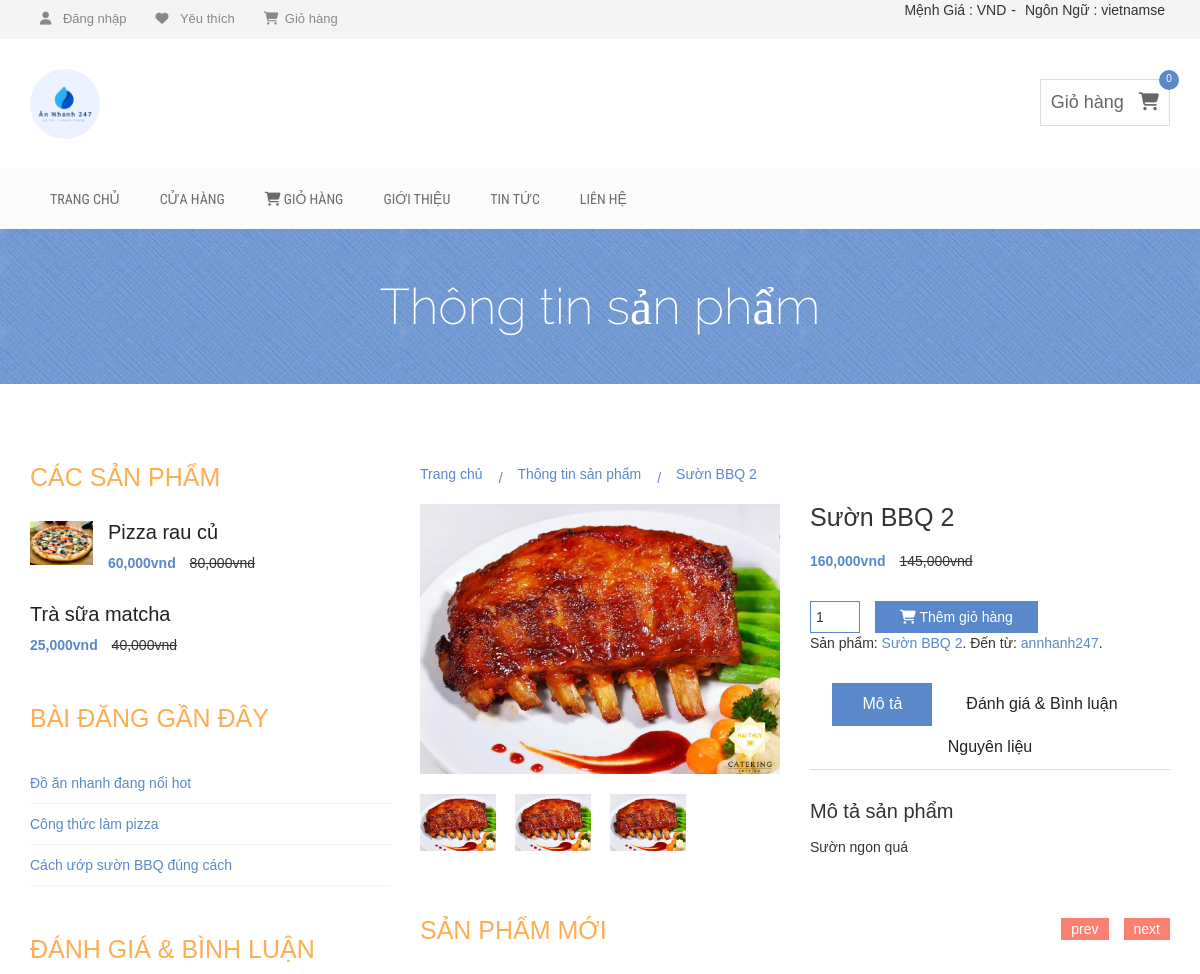
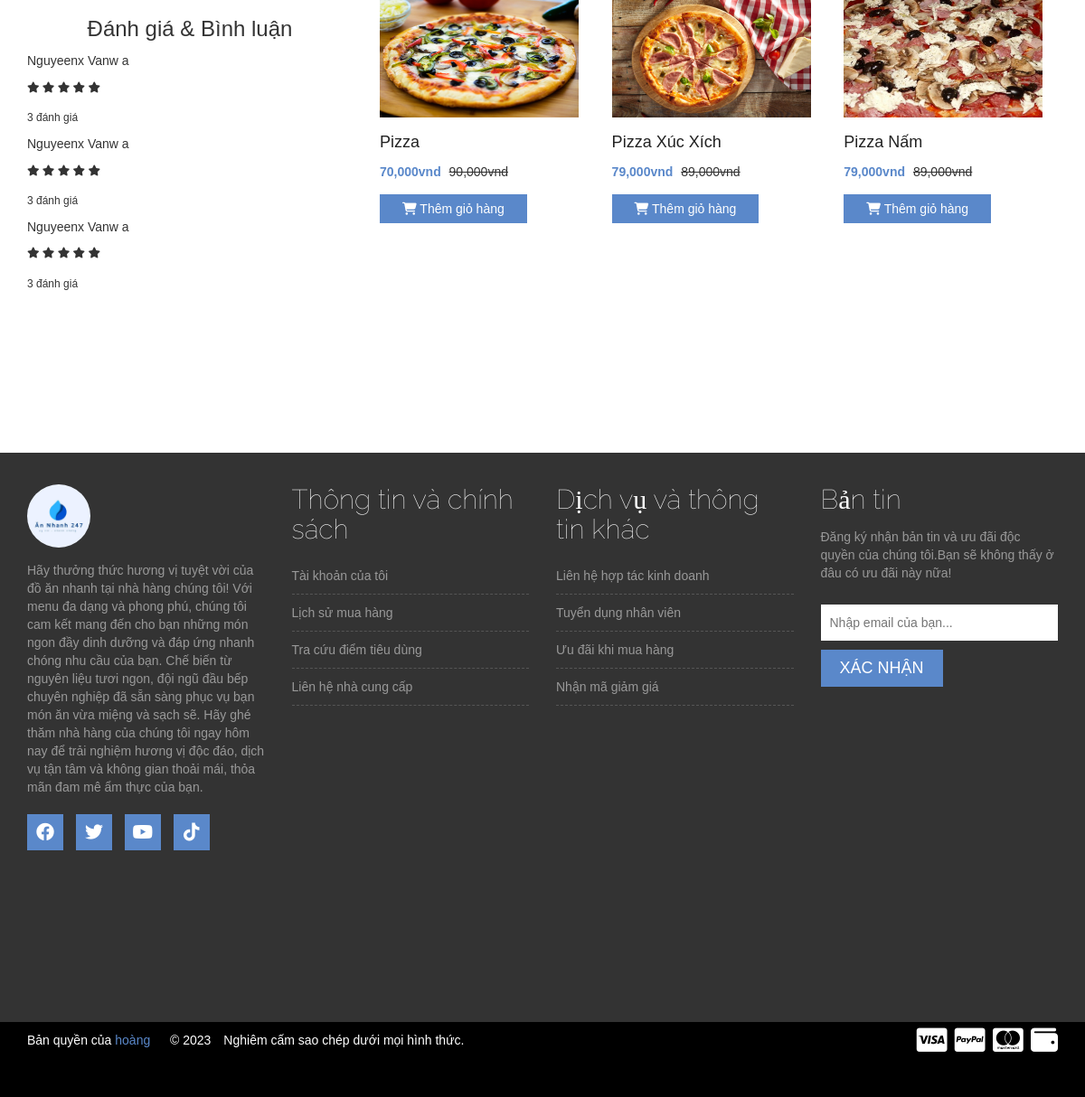
Screenshot of /client/index.php?controller=chitietsanpham&id=7 with the database file from the repository (2 pictures, top to bottom).
### tables this page shows
CREATE TABLE `binhluan_danhgia` (
  `id` int(11) NOT NULL,
  `khachhang_id` int(11) DEFAULT NULL,
  `sanpham_id` int(11) DEFAULT NULL,
  `danhgia` varchar(30) DEFAULT NULL,
  `noidungbinhluan` varchar(500) DEFAULT NULL
);

CREATE TABLE `sanpham` (
  `id` int(11) NOT NULL,
  `nhacungcap_id` int(11) DEFAULT NULL,
  `danhmuc_id` int(11) DEFAULT NULL,
  `tensanpham` varchar(50) DEFAULT NULL,
  `anhsanpham` varchar(50) DEFAULT NULL,
  `giamoi` decimal(15,2) DEFAULT NULL,
  `giacu` decimal(15,2) DEFAULT NULL,
  `soluong` int(11) DEFAULT NULL,
  `mota` varchar(500) DEFAULT NULL,
  `ngaythemsanpham` timestamp NOT NULL DEFAULT current_timestamp()
);

### client/view/V_chitietsanpham.php (the view, shortened to what the rows shown need)
<!DOCTYPE html>
<html lang="vi">
<head>
    <link rel="stylesheet" href="css/bootstrap.min.css">
    <link rel="stylesheet" href="css/font-awesome.min.css">
    <link rel="stylesheet" href="https://cdnjs.cloudflare.com/ajax/libs/font-awesome/6.3.0/css/all.min.css">
    <link rel="stylesheet" href="css/owl.carousel.css">
    <link rel="stylesheet" href="css/style.css">
    <link rel="stylesheet" href="css/responsive.css">
</head>
<body>
    <div class="site-branding-area">
        <div class="container">
            <div class="row">
                <div class="col-sm-6">
                    <div class="logo">
                        <h1><a href="#"><img style="width: 70px; border-radius: 50%;" src="img/logo_annhanh.jpg"></a></h1>
                    </div>
                </div>
            </div>
        </div>
    </div>
    <div class="product-big-title-area">
        <div class="container">
            <div class="row">
                <div class="col-md-12">
                    <div class="product-bit-title text-center">
                        <h2>Thông tin sản phẩm</h2>
                    </div>
                </div>
            </div>
        </div>
    </div>
    <div class="single-product-area">
        <div class="container">
            <div class="row">
                <div class="col-md-4">
                    <div class="single-sidebar">
                        <h2 class="sidebar-title">Các sản phẩm</h2>
                        <div class="thubmnail-recent">
                            <h2><a style="text-decoration: none;" href="#">Pizza rau củ</a></h2>
                        </div>
                        <div class="thubmnail-recent">
                            <h2><a style="text-decoration: none;" href="#">Trà sữa matcha</a></h2>
                        </div>
                    </div>
                    <div class="single-sidebar">
                        <h2 class="sidebar-title">Bài đăng gần đây</h2>
                    </div>
                    <div class="single-sidebar">
                        <h2 class="sidebar-title">Đánh giá & Bình luận</h2>
                        <ul>
                            <?php
                            foreach ($danhgiabinhluan as $key => $value) { ?>
                                <div>
                                    <h5>Nguyeenx Vanw a</h5>
                                    <h6>
                                        <i class="fa-solid fa-star"></i>
                                        <i class="fa-solid fa-star"></i>
                                        <i class="fa-solid fa-star"></i>
                                        <i class="fa-solid fa-star"></i>
                                        <i class="fa-solid fa-star"></i>
                                        <?php
                                        $tongdg = 0;
                                        foreach ($danhgiabinhluan as $key => $value) {
                                            $tongdg = count($danhgiabinhluan);
                                        }
                                        ?>
                                        <p style="padding-top: 20px;"><?php echo $tongdg ?> đánh giá</p>
                                    </h6>
                                </div>
                            <?php } ?>
                        </ul>
                    </div>
                </div>
                <div class="col-md-8">
                    <div class="product-content-right">
                        <div class="product-breadcroumb">
                            <a style="text-decoration: none;" href="?controller=trangchu">Trang chủ</a>
                            <a style="text-decoration: none;" href="#">Thông tin sản phẩm</a>
                            <a style="text-decoration: none;" href><?php echo $sanpham[0]['tensanpham'] ?></a>
                        </div>
                        <div class="row">
                            <div class="col-sm-6">
                                <div class="product-images">
                                    <div class="product-main-img">
                                        <img src="<?php echo $sanpham[0]['anhsanpham'] ?>" alt>
                                    </div>
                                    <div class="product-gallery">
                                        <img src="<?php echo $sanpham[0]['anhsanpham'] ?>" alt>
                                        <img src="<?php echo $sanpham[0]['anhsanpham'] ?>" alt>
                                        <img src="<?php echo $sanpham[0]['anhsanpham'] ?>" alt>
                                    </div>
                                </div>
                            </div>
                            <div class="col-sm-6">
                                <div class="product-inner">
                                    <?php
                                    foreach ($sanpham as $key => $value) { ?>
                                        <h2 class="product-name"><?php echo $sanpham[0]['tensanpham'] ?></h2>
                                        <div class="product-inner-price">
                                            <ins><?php echo number_format($sanpham[0]['giamoi']) ?>vnd</ins> <del><?php echo number_format($sanpham[0]['giacu']) ?>vnd</del>
                                        </div>
                                        <form action class="cart">
                                            <div class="quantity" style="margin-top: 5px;">
                                                <input type="number" size="4" class="input-text qty text" title="Qty" value="1" name="quantity" min="1" max="10" step="1">
                                            </div>
                                        </form>
                                        <a style="margin-top: 5px;" class="add_to_cart_button" href="?controller=themgiohang&id=<?php echo $value['id'] ?>"><i class="fa-sharp fa-solid fa-cart-shopping"></i>
                                            Thêm giỏ hàng</a>
                                        <div class="product-inner-category">
                                            <p>Sản phẩm: <a style="text-decoration: none;" href="#"><?php echo $sanpham[0]['tensanpham'] ?></a>.
                                                Đến từ: <a style="text-decoration: none;" href="#">annhanh247</a>.
                                            </p>
                                        </div>
                                    <?php } ?>
                                    <div role="tabpanel">
                                        <ul class="product-tab" role="tablist">
                                        </ul>
                                        <div class="tab-content">
                                            <div role="tabpanel" class="tab-pane fade in active" id="home">
                                                <h2>Mô tả sản phẩm</h2>
                                                <?php
                                                foreach ($sanpham as $key => $value) { ?>
                                                    <p><?php echo $sanpham[0]['mota'] ?></p>
                                                <?php } ?>
                                            </div>
                                        </div>
                                    </div>
                                </div>
                            </div>
                        </div>
                        <div class="related-products-wrapper">
                            <h2 class="related-products-title">Sản phẩm mới</h2>
                            <div class="related-products-carousel">
                                <?php
                                foreach ($pizza as $key => $value) { ?>
                                    <div class="single-product">
                                        <div class="product-f-image">
                                            <a href="?controller=chitietsanpham&id=<?php echo $value['id'] ?>"><img style="width: 220px; height: 130px;" src="<?php echo $value['anhsanpham']; ?>" alt="anh"></a>
                                        </div>
                                        <h2><a href="?controller=chitietsanpham&id=<?php echo $value['id'] ?>"><?php echo $value['tensanpham']; ?></a></h2>
                                        <div class="product-carousel-price">
                                            <ins><?php echo number_format($value['giamoi']) ?>vnd</ins> <del><?php echo number_format($value['giacu']) ?>vnd</del>
                                        </div>
                                        <div class="product-option-shop">
                                            <a class="add_to_cart_button" data-quantity="1" data-product_sku data-product_id="70" rel="nofollow" href="?controller=themgiohang&id=<?php echo $value['id'] ?>"><i class="fa-sharp fa-solid fa-cart-shopping"></i>
                                                Thêm giỏ hàng</a>
                                        </div>
                                    </div>
                                <?php } ?>
                            </div>
                        </div>
                    </div>
                </div>
            </div>
        </div>
    </div>
    <div class="footer-top-area">
        <div class="container">
            <div class="row">
                <div class="col-md-3 col-sm-6">
                    <div class="footer-about-us">
                        <h2><img style="width: 70px; border-radius: 50%;" src="img/logo_annhanh.jpg"></h2>
                    </div>
                </div>
                <div class="col-md-3 col-sm-6">
                    <div class="footer-menu">
                        <h2 class="footer-wid-title">Thông tin và chính
                            sách
                        </h2>
                    </div>
                </div>
                <div class="col-md-3 col-sm-6">
                    <div class="footer-menu">
                        <h2 class="footer-wid-title">Dịch vụ và thông
                            tin
                            khác</h2>
                    </div>
                </div>
                <div class="col-md-3 col-sm-6">
                    <div class="footer-newsletter">
                        <h2 class="footer-wid-title">Bản tin</h2>
                        <br>
                    </div>
                </div>
            </div>
        </div>
    </div>
</body>
</html>

### rows the page displays
binhluan_danhgia: tongdg "3"
binhluan_danhgia: tongdg "3"
binhluan_danhgia: tongdg "3"
sanpham: tensanpham "Sườn BBQ 2", anhsanpham (picture), giamoi "160,000", giacu "145,000", mota "Sườn ngon quá"
sanpham: anhsanpham (picture), tensanpham "Pizza", giamoi "70,000", giacu "90,000"
sanpham: anhsanpham (picture), tensanpham "Pizza Xúc Xích", giamoi "79,000", giacu "89,000"
sanpham: anhsanpham (picture), tensanpham "Pizza Nấm", giamoi "79,000", giacu "89,000"

### other values shown
$sl "0"
